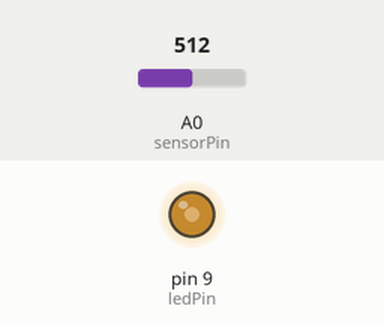
Bench run of a sketch on a simulated Arduino Uno, built with avr-gcc and run on an emulated ATmega328P. On the bench: output pins drawn as LEDs (lit = HIGH). Inputs (shaded band) come from the test bench; at power-on: A0 (sensorPin) = 512. What the sketch prints to the serial monitor is not drawn.

Above: at 1.2 s.
1.3 s: A0 (sensorPin) set to 716
At 2.0 s:
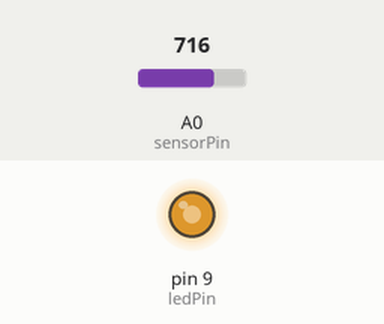
2.8 s: A0 (sensorPin) set to 900
At 3.1 s:
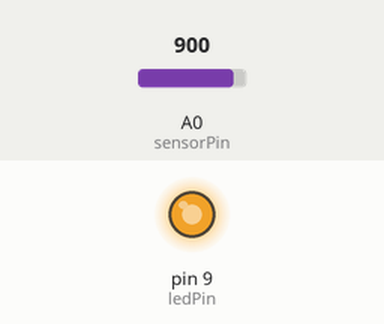
4.3 s: A0 (sensorPin) set to 122
At 5.4 s:
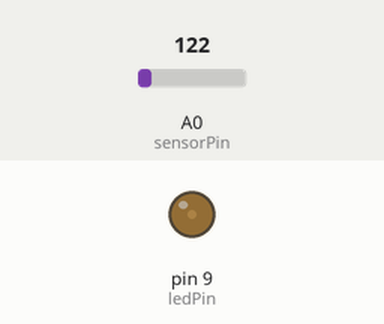
5.8 s: A0 (sensorPin) set to 0
At 6.5 s:
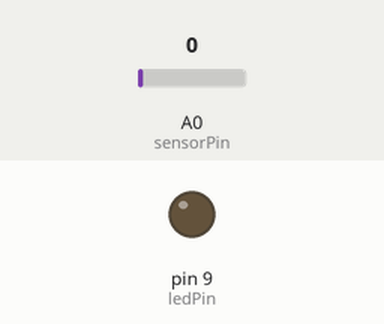
7.3 s: A0 (sensorPin) set to 511
At 7.7 s:
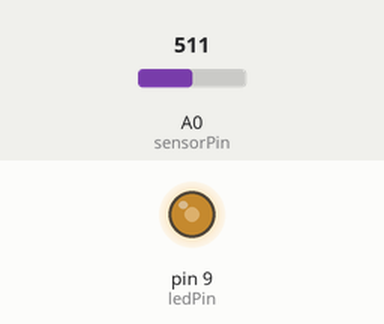
Timing chart, 0 to 9.8 s (numbered marks = the images above; inputs shaded):
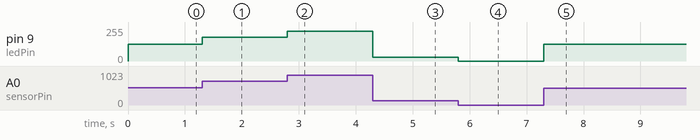

Measured:
- after the input at 1.3 s, pin 9 (ledPin): 127/255 → 178/255 at once
- after the input at 2.8 s, pin 9 (ledPin): 178/255 → 224/255 at once
- after the input at 4.3 s, pin 9 (ledPin): 224/255 → 30/255 at once
- after the input at 5.8 s, pin 9 (ledPin): 30/255 → 0/255 at once
- after the input at 7.3 s, pin 9 (ledPin): 0/255 → 127/255 at once

The sketch:

SensorValSketch_10_9.ino
```cpp
int sensorPin = A0;    // select the input pin for the potentiometer
int ledPin = 9;     // select the pin for the LED
int sensorValue = 0;  // variable to store the value coming from the sensor
int newSensorValue;

void setup() {
  // declare the ledPin as an OUTPUT:
  pinMode(ledPin, OUTPUT);
  pinMode(sensorPin, INPUT);
  Serial.begin(9600);
}

void loop() {
  // read the value from the sensor:
  sensorValue = analogRead(sensorPin);
  // turn the ledPin on
  newSensorValue = map(sensorValue, 0,1023,0, 255);
  analogWrite(ledPin, newSensorValue);

Serial.print(newSensorValue);

}
```
